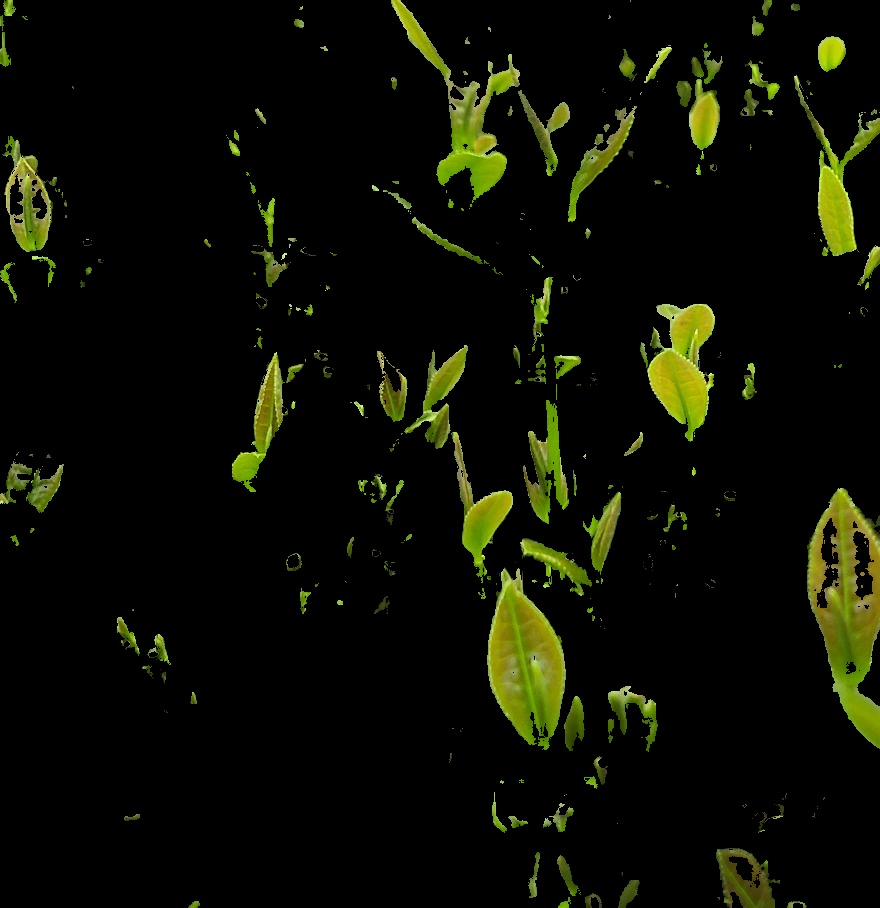
#> input picture timg1.jpg, 880 x 908 px
$ python bl.py   (older library calls are emulated)
#> lines starting #> are read from the running program, lines starting #| are printed output that depends on the picture; after the words box and inside, x2 and y2 are one past the last pixel; in counts of white or black regions, pixels touching at a corner belong together
# encoding:utf-8
import cv2
import numpy as np


def get_image(path):  # 获取图片
    img = cv2.imread(path)
    gray = cv2.cvtColor(img, cv2.COLOR_BGR2GRAY)
    return img, gray


def Gaussian_Blur(gray):  # 高斯去噪(去除图像中的噪点)
    """
    高斯模糊本质上是低通滤波器:
    输出图像的每个像素点是原图像上对应像素点与周围像素点的加权和

    高斯矩阵的尺寸和标准差:
    (9, 9)表示高斯矩阵的长与宽，标准差取0时OpenCV会根据高斯矩阵的尺寸自己计算。
    高斯矩阵的尺寸越大，标准差越大，处理过的图像模糊程度越大。
    """


    blurred = cv2.GaussianBlur(gray, (9, 9), 0)
    return blurred


def Sobel_gradient(blurred):
    """
     索比尔算子来计算x、y方向梯度
     关于算子请查看:https://blog.csdn.net/wsp_1138886114/article/details/81368890
    """


    gradX = cv2.Sobel(blurred, ddepth=cv2.CV_32F, dx=1, dy=0)
    gradY = cv2.Sobel(blurred, ddepth=cv2.CV_32F, dx=0, dy=1)
    gradient = cv2.subtract(gradX, gradY)
    gradient = cv2.convertScaleAbs(gradient)
    return gradX, gradY, gradient


def Thresh_and_blur(gradient):  # 设定阈值
    blurred = cv2.GaussianBlur(gradient, (9, 9), 0)
    (_, thresh) = cv2.threshold(blurred, 90, 255, cv2.THRESH_BINARY)
    """
    cv2.threshold(src,thresh,maxval,type[,dst])->retval,dst (二元值的灰度图)
    src：  一般输入灰度图
	thresh:阈值，
	maxval:在二元阈值THRESH_BINARY和
	       逆二元阈值THRESH_BINARY_INV中使用的最大值
	type:  使用的阈值类型
    返回值  retval其实就是阈值
	"""
    return thresh


def image_morphology(thresh):
    """
     建立一个椭圆核函数
     执行图像形态学, 细节直接查文档，很简单
    """
    kernel = cv2.getStructuringElement(cv2.MORPH_ELLIPSE, (25, 25))
    closed = cv2.morphologyEx(thresh, cv2.MORPH_CLOSE, kernel)
    closed = cv2.erode(closed, None, iterations=4)
    closed = cv2.dilate(closed, None, iterations=4)
    return closed


def findcnts_and_box_point(closed):
    # 这里opencv3返回的是三个参数
    (cnts, _) = cv2.findContours(closed.copy(),
                                    cv2.RETR_LIST,
                                    cv2.CHAIN_APPROX_SIMPLE)
    c = sorted(cnts, key=cv2.contourArea, reverse=True)[0]
    # 计算最大轮廓的旋转包围盒
    rect = cv2.minAreaRect(c)
    box = np.int0(cv2.boxPoints(rect))
    return box


def drawcnts_and_cut(original_img, box):  # 目标图像裁剪
    # 因为这个函数有极强的破坏性，所有需要在img.copy()上画
    draw_img = cv2.drawContours(original_img.copy(), [box], -1, (0, 0, 255), 3)

    Xs = [i[0] for i in box]
    Ys = [i[1] for i in box]
    x1 = min(Xs)
    x2 = max(Xs)
    y1 = min(Ys)
    y2 = max(Ys)
    hight = y2 - y1
    width = x2 - x1
    crop_img = original_img[y1:y1 + hight, x1:x1 + width]
    return draw_img, crop_img


def walk():
    img_path = r'timg1.jpg'
    save_path = r'cat_save.png'
    original_img, gray = get_image(img_path)
#> in get_image, img is the input picture: shape (908, 880, 3); mean B, G, R 3.5, 14.2, 12.3
    blurred = Gaussian_Blur(gray)
    gradX, gradY, gradient = Sobel_gradient(blurred)
#> in Sobel_gradient, `gradY = cv2.Sobel(blurred, ddepth=cv2.CV_32F, dx=0, dy=1)`:
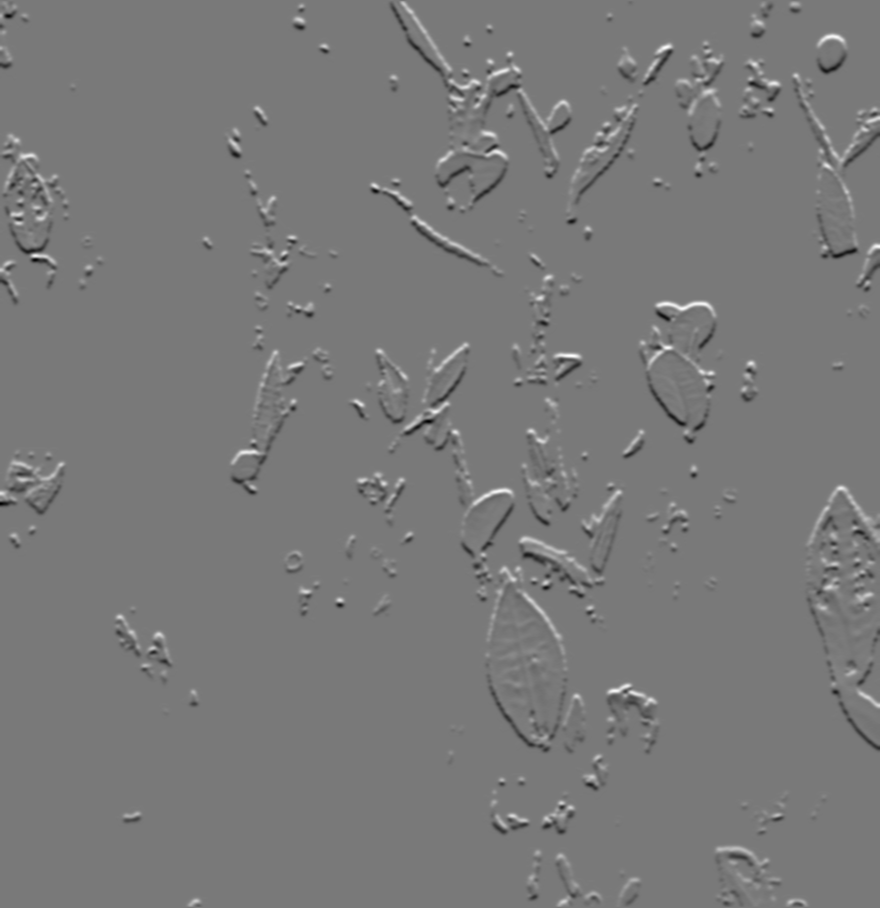
#> gradY: shape (908, 880) float32; min -312, max 342, mean 0; drawn with min black and max white
    thresh = Thresh_and_blur(gradient)
#> in Thresh_and_blur, `(_, thresh) = cv2.threshold(blurred, 90, 255, cv2.THRESH_BINARY)`:
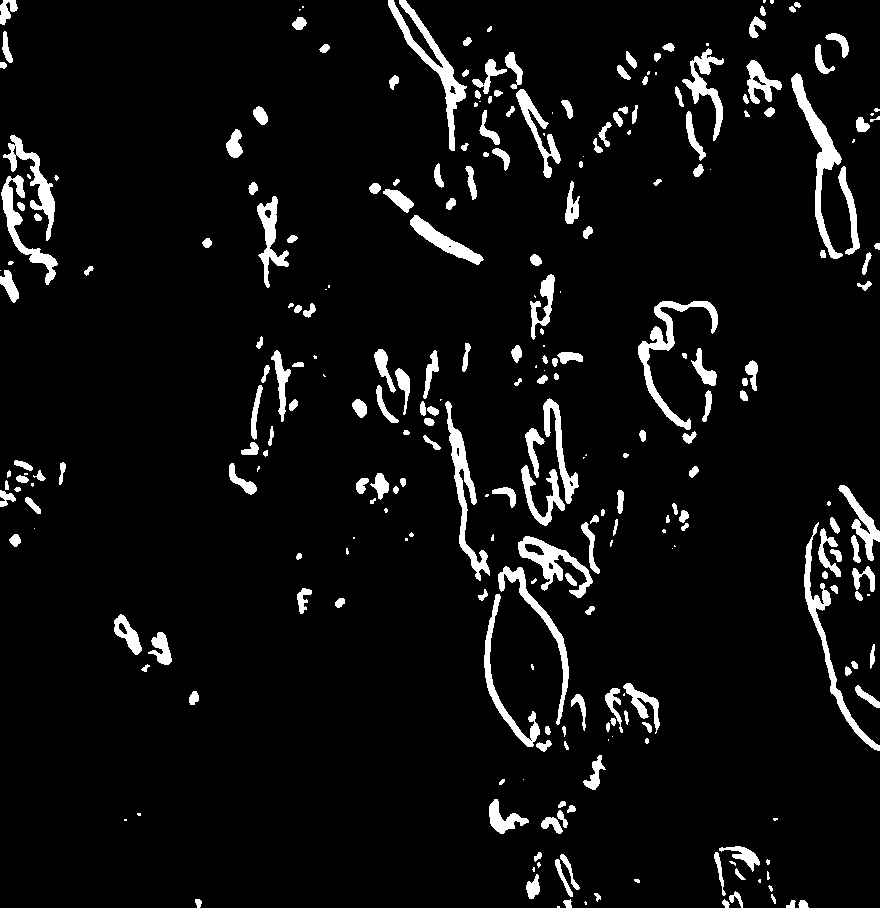
#> thresh: shape (908, 880); 6.1% white; 281 white regions (68 under 20 px), largest, box (x1, y1, x2, y2) and area: (388, 0, 467, 151) 2052, (791, 73, 843, 259) 1967, (638, 301, 718, 430) 1888
    closed = image_morphology(thresh)
#> in image_morphology, `closed = cv2.morphologyEx(thresh, cv2.MORPH_CLOSE, kernel)`: closed: shape (908, 880); 11.6% white; 59 white regions (11 under 20 px), largest, box (x1, y1, x2, y2) and area: (352, 254, 624, 752) 25605, (388, 0, 593, 239) 10825, (675, 33, 880, 291) 10218
#> in image_morphology, `closed = cv2.erode(closed, None, iterations=4)`: closed: shape (908, 880); 5.4% white; 65 white regions (16 under 20 px), largest, box (x1, y1, x2, y2) and area: (808, 491, 880, 612) 5364, (392, 0, 573, 176) 4971, (358, 355, 476, 504) 3595
#> in image_morphology, `closed = cv2.dilate(closed, None, iterations=4)`:
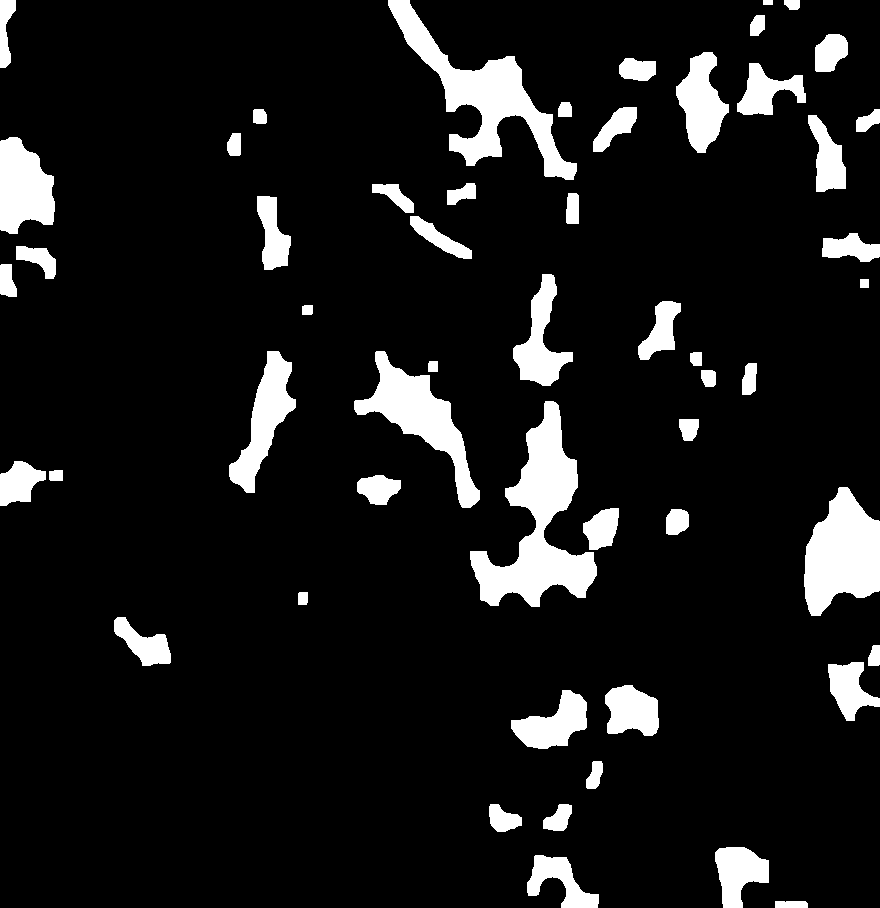
#> closed: shape (908, 880); 10% white; 54 white regions
    box = findcnts_and_box_point(closed)
#> in findcnts_and_box_point, `(cnts, _) = cv2.findContours(closed.copy(), cv2.RETR_LIST, cv2.CHAIN_A..`: cnts = 54 contours; largest, box (x1, y1, x2, y2) and area: (470, 401, 597, 607) 9930, (388, 0, 577, 180) 8410, (804, 487, 880, 616) 6576, (354, 351, 480, 508) 5663, (0, 137, 55, 234) 3853
#> in findcnts_and_box_point, `c = sorted(cnts, key=cv2.contourArea, reverse=True)[0]`: c = contour of 264 points, box (x1, y1, x2, y2) (470, 401, 597, 607), area 9930
#> in findcnts_and_box_point, `rect = cv2.minAreaRect(c)`: rect = ((522.5, 507.2), (122.6, 200.3), -10.68)
#> in findcnts_and_box_point, `box = np.int0(cv2.boxPoints(rect))`: box = [[480, 616], [443, 420], [564, 397], [601, 594]]
#> box = [[480, 616], [443, 420], [564, 397], [601, 594]]
    draw_img, crop_img = drawcnts_and_cut(original_img, box)
#> in drawcnts_and_cut, `Xs = [i[0] for i in box]`: Xs = [480, 443, 564, 601]
#> in drawcnts_and_cut, `Ys = [i[1] for i in box]`: Ys = [616, 420, 397, 594]
#> in drawcnts_and_cut, `x1 = min(Xs)`: x1 = 443
#> in drawcnts_and_cut, `x2 = max(Xs)`: x2 = 601
#> in drawcnts_and_cut, `y1 = min(Ys)`: y1 = 397
#> in drawcnts_and_cut, `y2 = max(Ys)`: y2 = 616
#> in drawcnts_and_cut, `hight = y2 - y1`: hight = 219
#> in drawcnts_and_cut, `width = x2 - x1`: width = 158
#> in drawcnts_and_cut, `crop_img = original_img[y1:y1 + hight, x1:x1 + width]`:
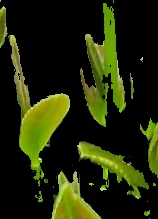
#> crop_img: shape (219, 158, 3); mean B, G, R 8.4, 39.7, 32.8

    # 暴力一点，把它们都显示出来看看
    cv2.imshow('original_img', original_img)
    cv2.imshow('GaussianBlur', blurred)
    cv2.imshow('gradX', gradX)
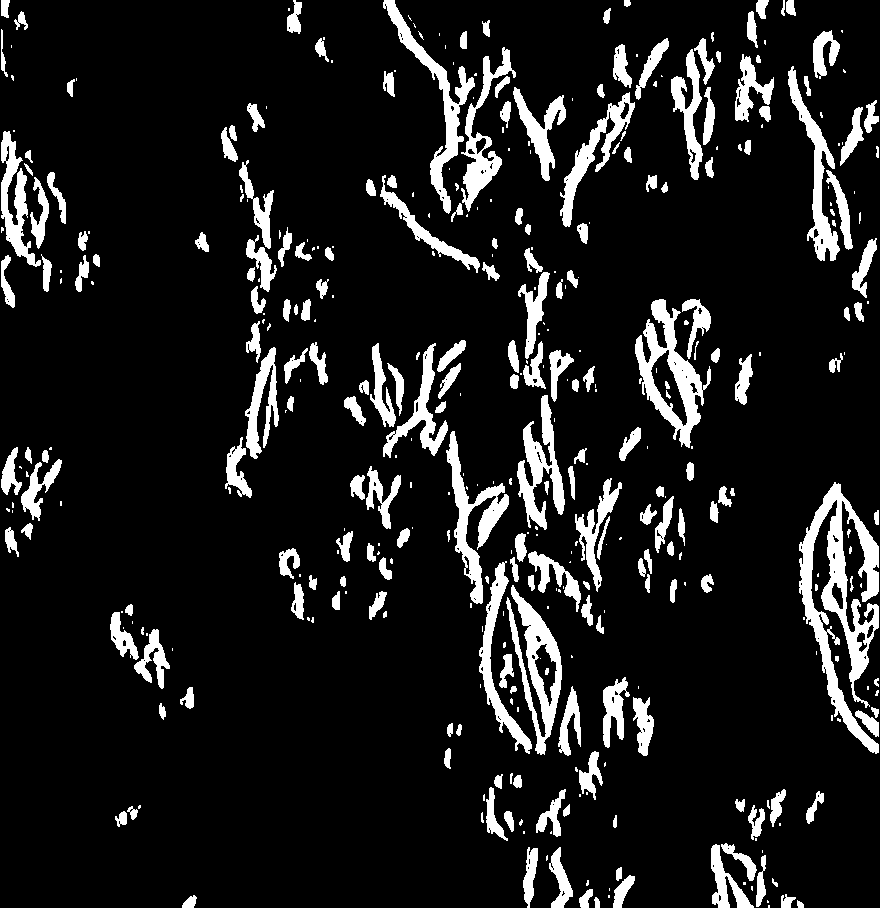
#> window 'gradX': shape (908, 880); 11.4% white; 407 white regions (180 under 20 px), largest, box (x1, y1, x2, y2) and area: (799, 482, 879, 754) 7722, (635, 299, 711, 448) 3854, (506, 585, 562, 755) 3286
    cv2.imshow('gradY', gradY)
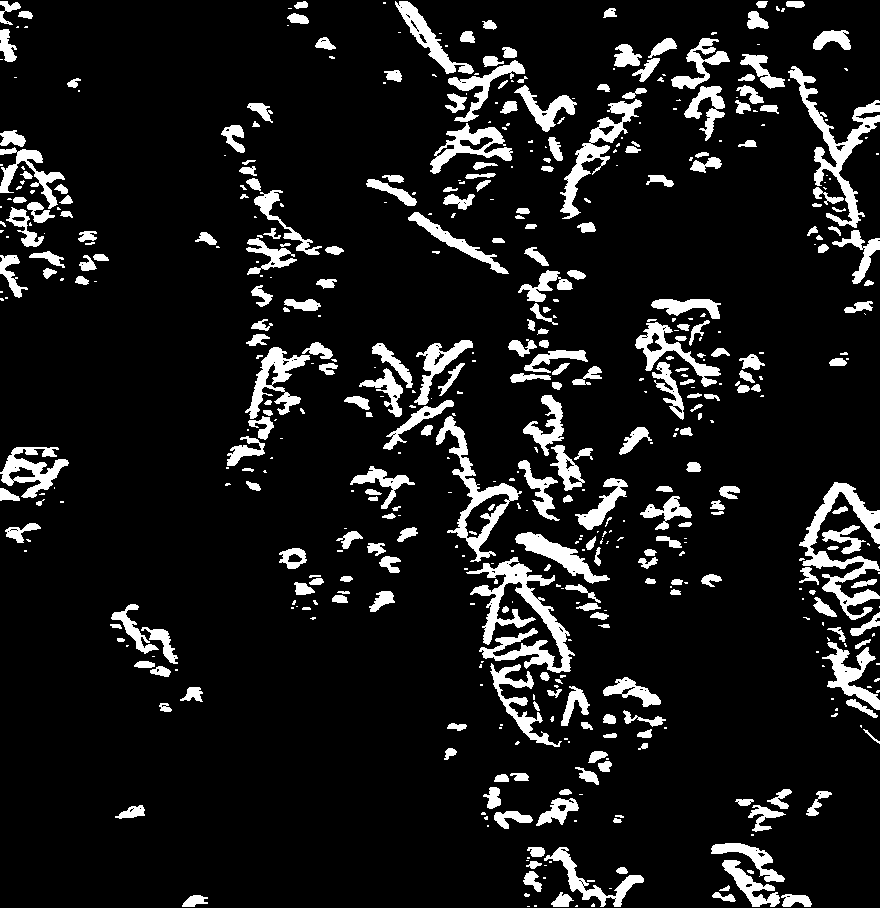
#> window 'gradY': shape (908, 880); 10.5% white; 532 white regions (246 under 20 px), largest, box (x1, y1, x2, y2) and area: (466, 557, 575, 673) 4192, (799, 482, 880, 620) 3208, (788, 66, 880, 228) 2938
    cv2.imshow('final', gradient)
    cv2.imshow('thresh', thresh)
    cv2.imshow('closed', closed)
    cv2.imshow('draw_img', draw_img)
    cv2.imshow('crop_img', crop_img)
    cv2.waitKey(20171219)
    cv2.imwrite(save_path, crop_img)
if __name__ == '__main__':
    walk()
